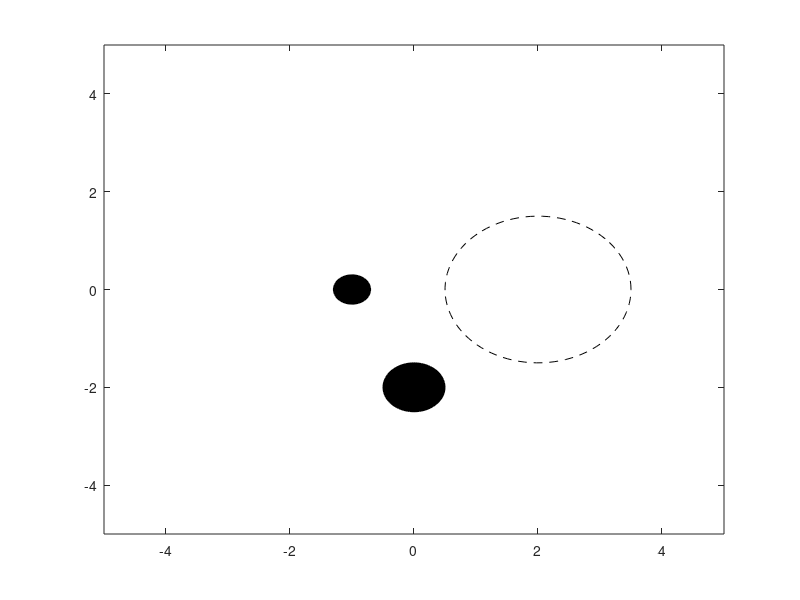

This chart was generated by the following MATLAB code: (Note: this script raises an error after producing the figure.)
clc
clear
close all

% Manipulator parameters
L1 = 1;
L2 = 1;
L3 = 1;
q_bef = [0; 0; 0; 0];
theta_bef = 0;
qd0 = [0; 0; 0; 0];

xcc = 2; % Center X-coordinate of the circle
ycc = 0; % Center Y-coordinate of the circle
r = 1.5; % Radius of the circle

theta_circle = linspace(0, 2*pi, 100);
x_circle = xcc + r * cos(theta_circle);
y_circle = ycc + r * sin(theta_circle);
plot(x_circle, y_circle, 'k--');
axis([-5 5 -5 5])
hold on;

% Add obstacle 1
obs1_x = 0;
obs1_y = -2;
obs1_radius = 0.5;
obs1 = [obs1_x; obs1_y; 0];
fill(obs1_x + obs1_radius * cos(theta_circle), obs1_y + obs1_radius * sin(theta_circle), 'black');

% Add obstacle 2
obs2_x = -1;
obs2_y = 0;
obs2_radius = 0.3;
obs2 = [obs2_x; obs2_y; 0];
fill(obs2_x + obs2_radius * cos(theta_circle), obs2_y + obs2_radius * sin(theta_circle), 'black');

% Control gains
K = 10; 
K_qd0 = 0.1;

% Time parameters
te = 7; % Total time
dt = 0.01; % Time step
t = 0:dt:te;

% Initialize path storage
path = zeros(length(t), 2);

% Initialize the robot plot
path_x = [];
path_y = [];
path_q = []; % Store joint positions for plotting
path_qd = []; % Store joint velocities for plotting

% Rectangle (car) dimensions
car_length = 1; % Length of the car
car_width = 0.5; % Width of the car
half_length = car_length / 2;
half_width = car_width / 2;

for i = 1:length(t)
    % Extract current state components
    x = q_bef(3);
    y = q_bef(4);
    theta = theta_bef;

    xd = xcc + r * cos(t(i));
    yd = ycc + r * sin(t(i));
    xdotd = -r * sin(t(i));
    ydotd = r * cos(t(i));

    p0 = [x; y; 0];
    [p1, p2] = ForKin(p0, q_bef);

    n1_min = [norm(p0(1)-obs1(1)-obs1_radius)
             norm(p0(2)-obs1(2)-obs1_radius)
             norm(p1-obs1-obs1_radius)
             norm(p2-obs1-obs1_radius)];

    n2_min = [norm(p0(1)-obs2(1)-obs2_radius)
              norm(p0(2)-obs2(2)-obs2_radius)
              norm(p1-obs2-obs2_radius)
              norm(p2-obs2-obs2_radius)];

    qd0 = K_qd0*(n1_min + n2_min);

    % Jacobian car
    Jb = [cos(theta), 0;
         sin(theta), 0;
         0,          1];
    Jm = Jacob(q_bef);

    JNMM = [Jm Jb];

    e2 = [xd; yd; 0] - p0;
    e_angle = atan2(e2(2), e2(1)) - theta; % Angle to goal

    e = [xd; yd] - p2(1:2);

    rd = [xdotd; ydotd; 0] + K*[e;e_angle];

    % Compute joint velocities
    qd = pinv(JNMM)*rd + (eye(4) - pinv(JNMM)*JNMM)*qd0;

    % Update joint positions
    q = q_bef + qd * dt;

    % Store positions and velocities
    path_q = [path_q; q'];
    path_qd = [path_qd; qd'];

    % Compute forward kinematics to get joint positions
    [p1, p2] = ForKin(p0, q);

    tt = Jb*q(3:4);
    theta_bef = theta_bef + tt(3)*dt;

    path_x = [path_x; p2(1)];
    path_y = [path_y; p2(2)];

    % Record path
    path(i, :) = q_bef(3:4)';

    % Plot the path up to the current position
    clf; % Clear figure
    hold on;
    grid on;
    axis([-5 5 -5 5])
    plot(x_circle, y_circle, 'k--'); % Desired path (circle)
    plot(path_x, path_y, 'r-', 'LineWidth', 1); % Actual end-effector path

    % Plot obstacle 1 , 2
    fill(obs1_x + obs1_radius * cos(theta_circle), obs1_y + obs1_radius * sin(theta_circle), 'black');
    fill(obs2_x + obs2_radius * cos(theta_circle), obs2_y + obs2_radius * sin(theta_circle), 'black');

    % Plot the manipulator links
    plot([p0(1) p1(1)], [p0(2) p1(2)], 'b-', 'LineWidth', 2); % Link 1
    plot([p1(1) p2(1)], [p1(2) p2(2)], 'b-', 'LineWidth', 2); % Link 2

    % Plot joints
    plot(p0(1), p0(2), 'ko', 'MarkerSize', 5, 'MarkerFaceColor', 'k'); % Base joint
    plot(p1(1), p1(2), 'ko', 'MarkerSize', 5, 'MarkerFaceColor', 'k'); % Joint 1
    plot(p2(1), p2(2), 'ko', 'MarkerSize', 5, 'MarkerFaceColor', 'k'); % Joint 2

    % Define rectangle corners before rotation (relative to center)
    rect_corners = [-half_length, -half_width;
                    -half_length,  half_width;
                     half_length,  half_width;
                     half_length, -half_width;
                    -half_length, -half_width]; % To close the rectangle

    R = [cos(theta), -sin(theta);
         sin(theta),  cos(theta)];

    % Rotate and translate rectangle to the position p0
    rect_rotated = (R * rect_corners')';
    rect_translated = rect_rotated + [p0(1), p0(2)];

    % Plot the rectangle (car)
    fill(rect_translated(:,1), rect_translated(:,2), 'g', 'FaceAlpha', 0.5);
    plot(rect_translated(:,1), rect_translated(:,2), 'k-', 'LineWidth', 2);

    title('2-Link Manipulator Moving Along a Circle with Obstacle');
    xlabel('X Position');
    ylabel('Y Position');
    drawnow;

    q_bef = q;
end

desired_path_x = xcc + r * cos(t); % X-coordinates of desired path
desired_path_y = ycc + r * sin(t); % Y-coordinates of desired path

figure;
subplot(3,1,1);
plot(t, path_q(:, 1), 'r', t, path_q(:, 2), 'b');
grid on
legend('q1', 'q2');
xlabel('Time (s)');
ylabel('Joint Positions');
title('Joint Position Paths');

subplot(3,1,2);
plot(t, path_qd(:, 1), 'r', t, path_qd(:, 2), 'b');
grid on
legend('qd1', 'qd2');
xlabel('Time (s)');
ylabel('Joint Velocities');
title('Joint Velocity Paths');

subplot(3,1,3);
plot(t, desired_path_x, 'k--', 'DisplayName', 'Desired Path X');
grid on
hold on;
plot(t, desired_path_y, 'k:', 'DisplayName', 'Desired Path Y');
plot(t, path_x, 'r-', 'DisplayName', 'Actual Path X');
plot(t, path_y, 'b-', 'DisplayName', 'Actual Path Y');
grid on
legend('Desired Path X', 'Desired Path Y', 'Actual Path X', 'Actual Path Y');
xlabel('Time (s)');
ylabel('Position');
title('Desired vs. Actual End-Effector Path Over Time');
hold off;
